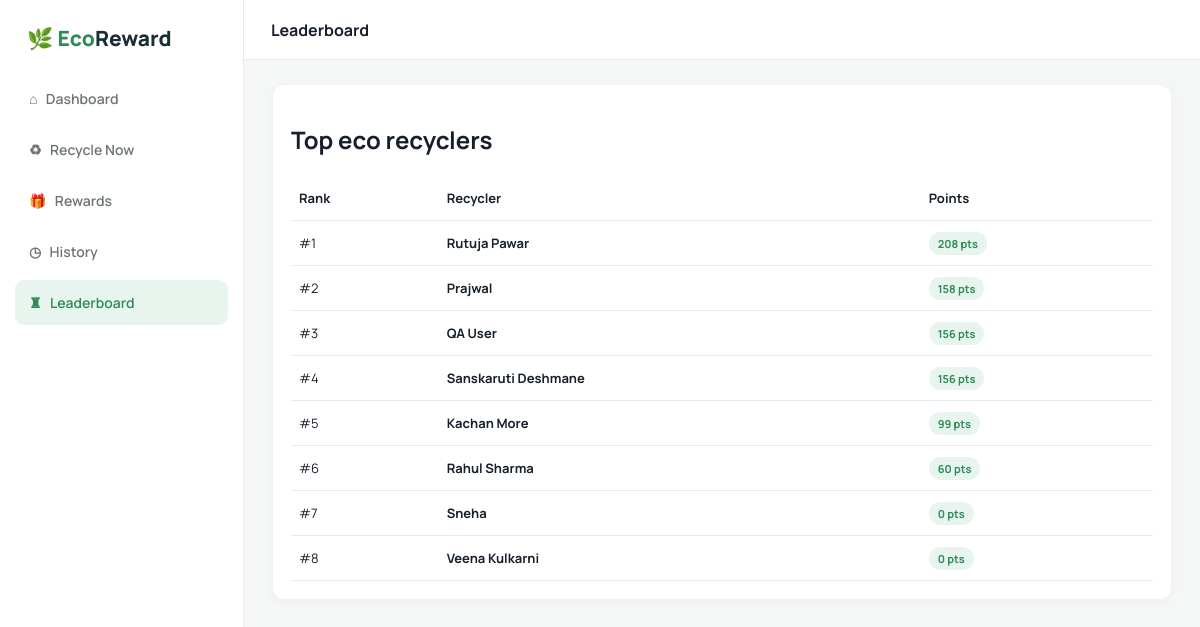
Before: /leaderboard/ (signed in) with the older database file.
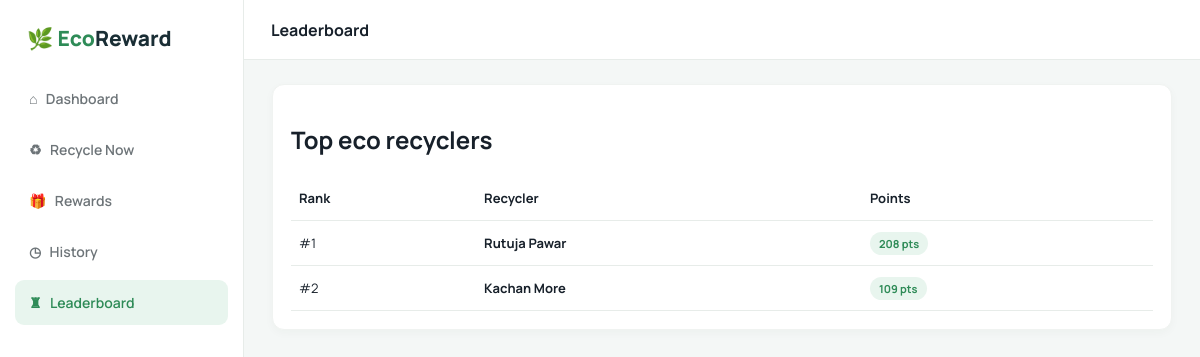
After: the same page with the newer database file.
### recycling/models.py (models this page shows)
class Profile(models.Model):
    ROLE_CHOICES = [("USER", "User"), ("ADMIN", "Admin")]
    STATUS_CHOICES = [("ACTIVE", "Active"), ("BLOCKED", "Blocked")]
    RFID_STATUS_CHOICES = [("ACTIVE", "Active"), ("BLOCKED", "Blocked")]
    user = models.OneToOneField(User, on_delete=models.CASCADE)
    role = models.CharField(max_length=10, choices=ROLE_CHOICES, default="USER")
    status = models.CharField(max_length=10, choices=STATUS_CHOICES, default="ACTIVE")
    rfid_uid = models.CharField(max_length=64, blank=True, unique=True, null=True)
    rfid_status = models.CharField(max_length=10, choices=RFID_STATUS_CHOICES, default="ACTIVE")
    phone = models.CharField(max_length=30, blank=True)
    points = models.PositiveIntegerField(default=0)
    monthly_goal_kg = models.DecimalField(max_digits=6, decimal_places=2, default=5)

### recycling/views.py (the view)
# urls.py: path("leaderboard/", views.leaderboard, name="leaderboard"),
@login_required
def leaderboard(request):
    return render(request, "user/leaderboard.html", {"users": Profile.objects.filter(role="USER").select_related("user").order_by("-points")[:10]})

### templates/user/leaderboard.html
{% extends 'base.html' %}{% block body %}
<div class="shell">
  <aside class="sidebar">
    <div>
      <div class="brand"><span>🌿 Eco</span>Reward</div>
      <nav class="nav">
        <a href="{% url 'dashboard' %}">⌂ &nbsp; Dashboard</a
        ><a href="{% url 'recycle' %}">♻ &nbsp; Recycle Now</a
        ><a href="{% url 'rewards' %}">🎁 &nbsp; Rewards</a
        ><a href="{% url 'history' %}">◷ &nbsp; History</a
        ><a class="active" href="{% url 'leaderboard' %}"
          >♜ &nbsp; Leaderboard</a
        >
      </nav>
    </div>
  </aside>
  <div class="content">
    <header class="topbar"><b>Leaderboard</b></header>
    <main class="main">
      <section class="panel">
        <h1>Top eco recyclers</h1>
        <table class="table">
          <thead>
            <tr>
              <th>Rank</th>
              <th>Recycler</th>
              <th>Points</th>
            </tr>
          </thead>
          <tbody>
            {% for profile in users %}
            <tr>
              <td>#{{ forloop.counter }}</td>
              <td>
                <b>{{ profile.user.get_full_name|default:profile.user.username }}</b>
              </td>
              <td><span class="pill">{{ profile.points }} pts</span></td>
            </tr>
            {% endfor %}
          </tbody>
        </table>
      </section>
    </main>
  </div>
</div>
{% endblock %}

Changed rows visible on the page:
removed Profile: user.get_full_name "Prajwal", points "158"
removed Profile: user.get_full_name "QA User", points "156"
removed Profile: user.get_full_name "Sanskaruti Deshmane", points "156"
removed Profile: user.get_full_name "Rahul Sharma", points "60"
removed Profile: user.get_full_name "Sneha", points "0"
removed Profile: user.get_full_name "Veena Kulkarni", points "0"
changed Profile "Kachan More": points "99" → "109"
